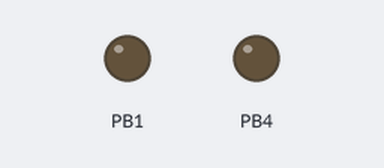
Simulated run of this program. Board: ATtiny85, built with avr-gcc and run on an emulated ATtiny85. On the bench: output pins drawn as LEDs (lit = HIGH).

Above: at 0.05 s.
At 0.25 s:
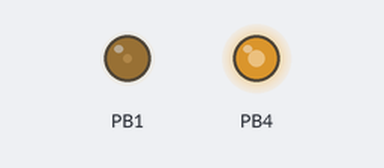
At 0.35 s:
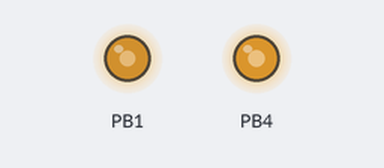
At 0.5 s:
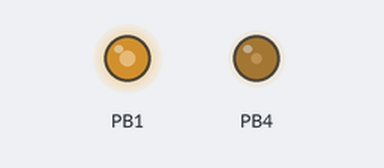
Timing chart, 0 to 3.0 s (numbered marks = the images above):
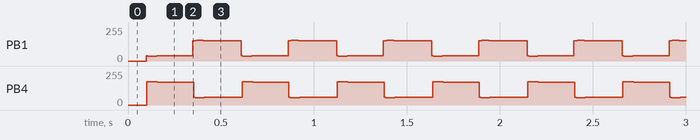

Measured:
- by itself, PB1: repeats every 0.51 s: 36/255 0.01 s, 34/255 0.02 s, 36/255 0.01 s, 38/255 0.19 s, 151/255 0.01 s, 153/255 0.01 s, 155/255 0.04 s, 153/255 0.20 s, 38/255 0.01 s
- by itself, PB4: repeats every 0.51 s: 175/255 0.04 s, 173/255 0.01 s, 171/255 0.19 s, 58/255 0.01 s, 56/255 0.02 s, 54/255 0.02 s, 56/255 0.01 s, 58/255 0.20 s, 173/255 0.01 s

The program:

main.cpp
```cpp
/*  NiceLights Mini
    ----------------
    Evan Cottle
    evan@cottle.au
    ----------------
    H-Bridge direct driver for mini solar lights for ATTiny85
    Drives LEDs at higher than standard frequency, with a subtle "breathing" effect
    Output via PWM timer 1 A/B - connect LED string directly across these pins
    Alternatively, use this to drive a MOSFET-based circuit for additional current or voltage

               -------------
              |      U      |
       NC ----| 1         5 |---- VCC (5V)
       NC ----| 2         6 |---- NC
    OUT B ----| 3         7 |---- OUT A
      GND ----| 4         8 |---- NC
               -------------
    */


#include <Arduino.h>

// Clear and set bit macros from wiring_analog.c
#ifndef cbi
#define cbi(sfr, bit) (_SFR_BYTE(sfr) &= ~_BV(bit))
#endif
#ifndef sbi
#define sbi(sfr, bit) (_SFR_BYTE(sfr) |= _BV(bit))
#endif

// Lookup table for wave function
// Spreadsheet function: =round(60*sin(pi()*A1/127.5)+60)
const uint8_t lut[256] = {
    60,61,63,64,66,67,69,70,72,73,75,76,77,79,80,82,83,84,86,87,88,90,91,92,93,95,96,97,98,99,100,
    102,103,104,105,106,107,107,108,109,110,111,112,112,113,114,114,115,116,116,117,117,118,118,118,
    119,119,119,119,120,120,120,120,120,120,120,120,120,120,119,119,119,119,118,118,118,117,117,116,
    116,115,115,114,113,113,112,111,110,110,109,108,107,106,105,104,103,102,101,100,99,98,96,95,94,
    93,92,90,89,88,86,85,84,82,81,80,78,77,75,74,72,71,70,68,67,65,64,62,61,59,58,56,55,53,52,50,49,
    48,46,45,43,42,40,39,38,36,35,34,32,31,30,28,27,26,25,24,22,21,20,19,18,17,16,15,14,13,12,11,10,
    10,9,8,7,7,6,5,5,4,4,3,3,2,2,2,1,1,1,1,0,0,0,0,0,0,0,0,0,0,1,1,1,1,2,2,2,3,3,4,4,5,6,6,7,8,8,9,10,
    11,12,13,13,14,15,16,17,18,20,21,22,23,24,25,27,28,29,30,32,33,34,36,37,38,40,41,43,44,45,47,48,50,51,53,54,56,57,59,60};

void setup()
{
  // Set pin modes to output
  pinMode(PB4, OUTPUT);
  pinMode(PB1, OUTPUT);

  // Set output A to PB1, inverted
  sbi(TCCR1, COM1A1);
  sbi(TCCR1, COM1A0);

  // Set output B to PB4
  sbi(GTCCR, COM1B1);

  // Disable prescaler
  cbi(TCCR1, CS13);
  cbi(TCCR1, CS12);
  cbi(TCCR1, CS11);
  sbi(TCCR1, CS10);

  OCR1C = 127;    // Set PWM frequency - works out to about 8kHz on default hardware

  OCR1A = 127;    // Initial 50% duty cycle
  OCR1B = 127;
}

void loop()
{
  // Select entry from wave LUT using bits of millis()
  uint8_t x = lut[(millis() >> 1) & 0xFF];

  // Use LUT value to offset output value
  uint8_t i = 100 + x;
  uint8_t j = 255 - (100 + (100 - x));

  // Write out duty cycle to PWM
  OCR1A = i >> 1;
  OCR1B = j >> 1;

  // No point hammering hard, a small delay should hopefully improve battery life
  // Still going to get > 100FPS
  delay(1);
}
```
